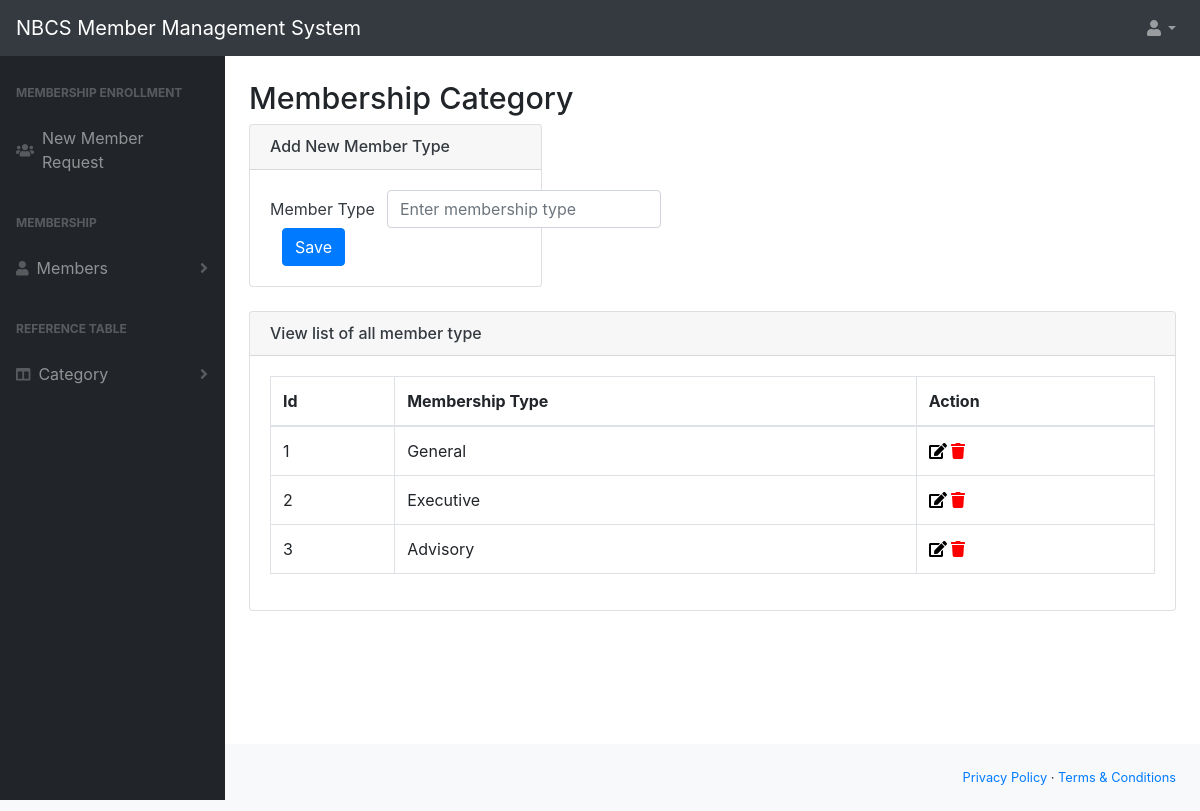
/admin/membertype.php, run on the app's committed database.
### tables this page shows
CREATE TABLE `memtype` (
  `id` int(1) NOT NULL,
  `memtype` varchar(200) NOT NULL
);

### admin/membertype.php (the view, shortened to what this page needs)
<?php
include 'inc/header.php';
?>
<div id="layoutSidenav_content">
 <main>
  <div class="container-fluid">
   <h1 class="mt-4">Membership Category</h1>
   <div class="row">
    <div class="col-xl-4 col-md-4">
     <div class="card card-outline-secondary bg-white text-dark mb-4">
      <div class="card-header">
       <h6 class="mb-0">Add New Member Type</h6>
      </div>
      <div class="card-body">
       <form class="form-inline" method="POST">
        <div class="form-group ">
         <label for="memtype" class="col-xs-4 col-form-label">Member Type</label>
         <div class="col-xs-6 col-md-6">
          <input type="text" class="form-control" id="memtype" name="memtype" placeholder="Enter membership type">
         </div>
        </div>
        <div class="form-group">
         <div class="col-xs-2 col-md-1 text-right">
          <button type="submit" name="save" class="btn btn-primary">Save</button>
         </div>
        </div>
      </div>
     </div>
    </div>
    <div class="col-xl-12 col-md-12">
     <div class="card card-outline-secondary  bg-white text-dark mb-4">
      <div class="card-header">
       <h6 class="mb-0">View list of all member type</h6>
      </div>
      <div class="card-body">
       <table class="table table-bordered">
        <thead>
         <tr>
          <th>Id</th>
          <th>Membership Type</th>
          <th>Action</th>
         </tr>
        </thead>
        <tbody>
         <?php
          $query="SELECT * FROM memtype";
          $result=mysqli_query($dbc,$query);
          while($row=mysqli_fetch_assoc($result)){
          $id=$row['id'];
          $memtype=$row['memtype'];
         ?>
         <tr>
          <td><?php echo $id; ?></td>
          <td><?php echo $memtype; ?></td>
          <td>
           <a href=""><i class="fa fa-edit" style="color:black;"></i></a>
           <a href="membertype.php?deleteId=<?php echo $id; ?>"><i class="fa fa-trash" style="color:red;"></i></a>
          </td>
         </tr>
         <?php
        }
        ?>
        </tbody>
       </table>
      </div>
     </div>
    </div>
   </div>
  </div>
</div>
</div>
<?php
include 'inc/footer.php';
?>

### data on the page
memtype: id "1", memtype "General"
memtype: id "2", memtype "Executive"
memtype: id "3", memtype "Advisory"
